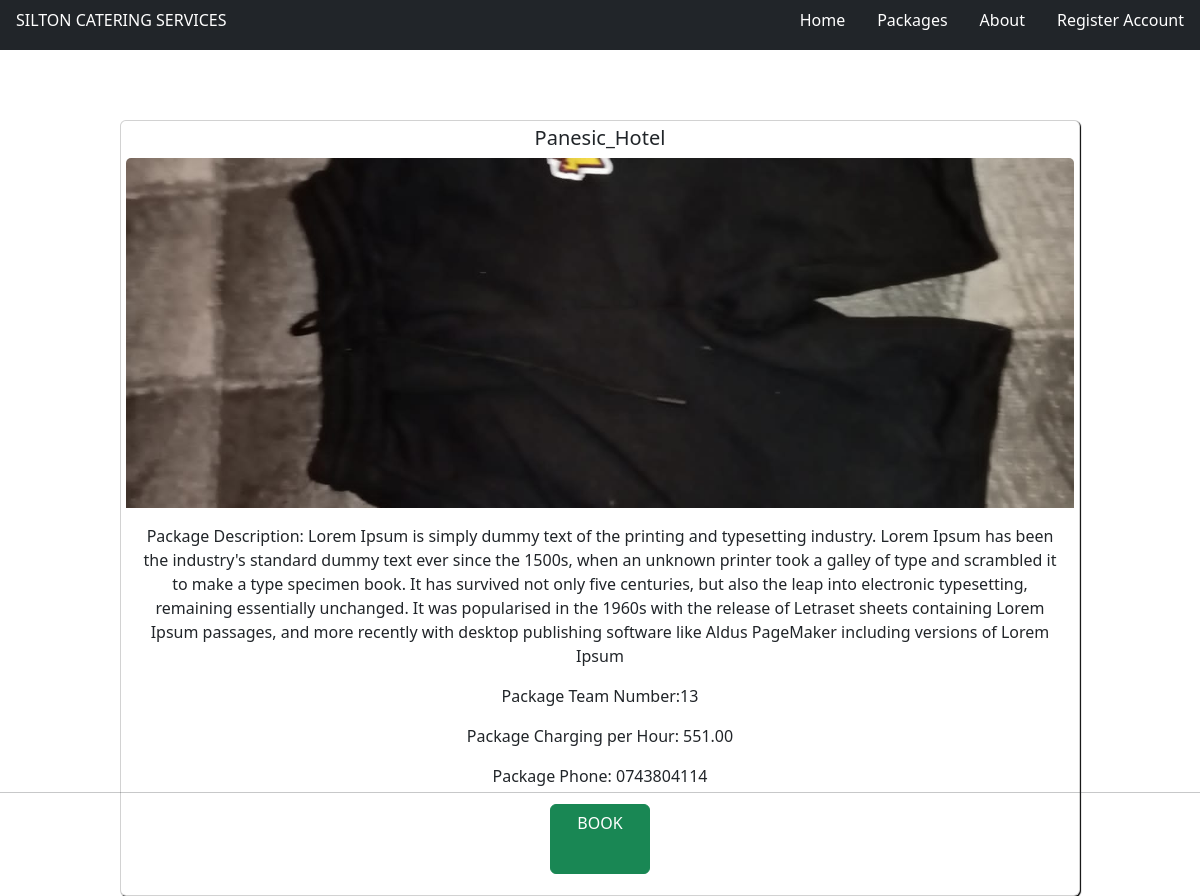
Page /package/7/ on the committed database.
### cater/models.py (models this page shows, shortened)
class Package(models.Model):
    date_created = models.DateTimeField(auto_now_add=True, null=True)
    image = models.ImageField(blank=True)
    title = models.CharField(max_length=50)
    description = models.TextField()
    team_number = models.PositiveIntegerField(default=0)
    charging_per_hour = models.DecimalField(max_digits=8, decimal_places=2, default=0)
    phone = models.CharField(max_length=20, default=0)
    created_by = models.ForeignKey(User, on_delete=models.CASCADE, null=True)

### cater/views.py (the view)
# urls.py: path('package/<str:pk>/', PackageDetailview.as_view(), name='package-detail'),
class PackageDetailview(DetailView):
    model = Package
    template_name = 'cater/package_detail.html'
    context_object_name = 'package'
    def get_context_data(self, **kwargs):
        context = super().get_context_data(**kwargs)
        package = self.get_object()
        context['package'] = package
        return context

### cater/templates/cater/package_detail.html (shortened to what this page needs)
{% extends 'cater/base.html' %}
{% load crispy_forms_tags %}
{% block content%}
    <div class="card crd-ind">
        <h5 class="card-title">{{ package.title }}</h5>
        <img src="{{ package.image.url }}" class="card-img-top img-ind" alt="...">
        <div class="card-body">
          <p class="card-text">Package Description: {{ package.description }}</p>
          <p class="card-text">Package Team Number:{{ package.team_number}}</p>
          <p class="card-text">Package Charging per Hour: {{ package.charging_per_hour }}</p>
          <p class="card-text">Package Phone: {{ package.phone  }}</p>
          <a href="{% url 'book_package' package.id %}" class="btn btn-success">BOOK</a>
        </div>
    </div>
    <hr>
{% endblock content%}

### cater/static/css/main.css (style rules this page uses)
* { padding: 0; margin: 0; box-sizing: border-box; }
body { max-width: 100%; max-height: 100vh; }
.crd-ind { width: 80%; margin-bottom:0 auto; background-color: rgb(135, 24, 24); border: 1px solid rgb(10, 3, 3); box-shadow: 1px 1px 1px rgb(0, 0, 0); text-align: center; padding: 5px; height: 10vh; position: relative; top: 15vh; left: 10%; }
.img-ind { object-fit: cover; height: 350px; width: 100px; }
.btn { width: 100px; height: 70px; }

### rows in the picture
Package: title "Panesic_Hotel", image (picture), description "Lorem Ipsum is simply dummy text of the printing and typesetting industry. Lorem Ipsum has been the industry's standard dummy text ever since the 1500s, when an unknown printer took a galley of type and scrambled it to make a type specimen book. It has survived not only five centuries, but also the leap into electronic typesetting, remaining essentially unchanged. It was popularised in the 1960s with the release of Letraset sheets containing Lorem Ipsum passages, and more recently with desktop publishing software like Aldus PageMaker including versions of Lorem Ipsum", team_number "13", charging_per_hour "551.00", phone "0743804114"
